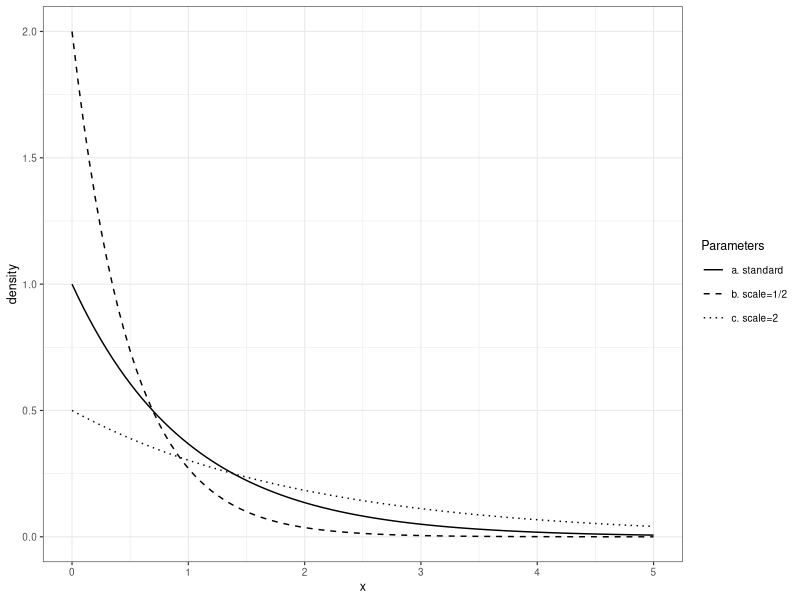
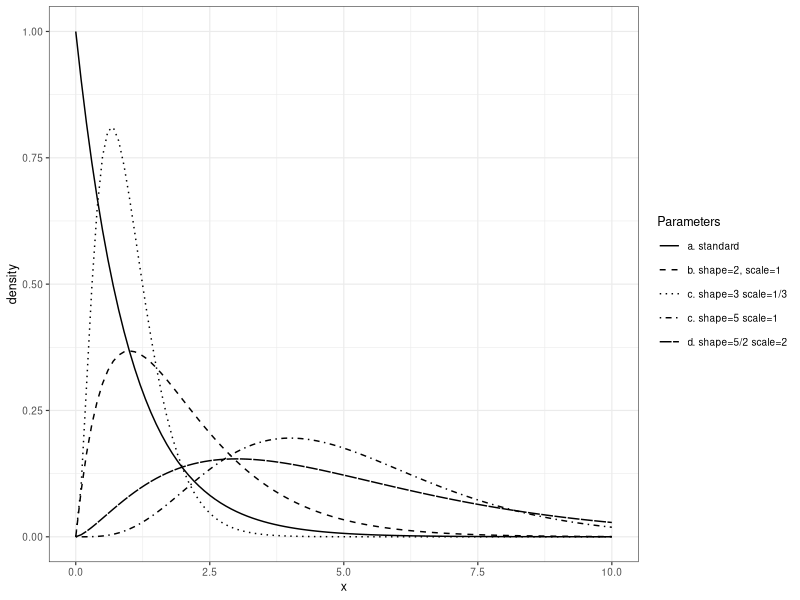
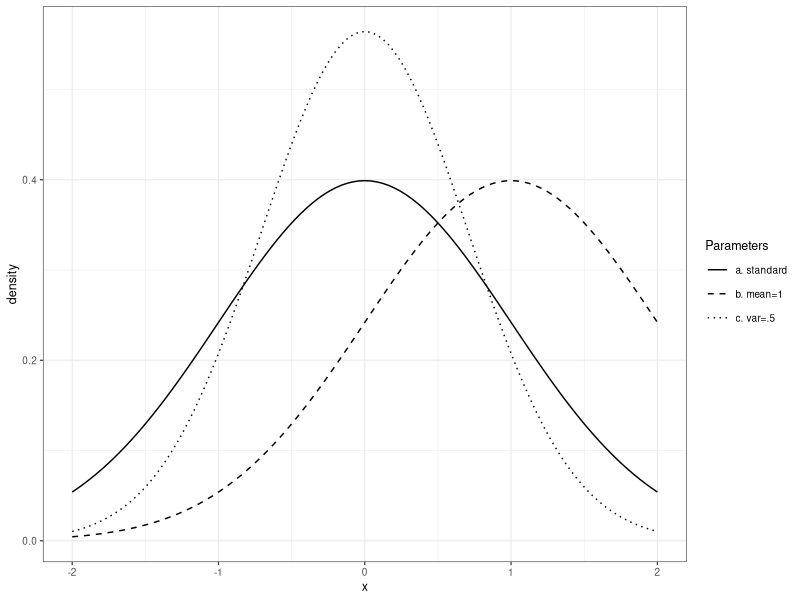

These charts were generated, in order, by the following R code:
## ---- chunk 1
# %%
require(tidyverse)
require(kableExtra)
old_theme <-theme_set(theme_bw(base_size=9, base_family = "Helvetica"))
# %%
## ---- chunk 2
# %%

p <- ggplot2::ggplot(data = tibble::tibble(x=seq(0, 5,by=0.01)),
                mapping= ggplot2::aes(x=x)) +
  ggplot2::scale_linetype_manual(values = c("solid", "dashed", "dotted"),
                                 guide = ggplot2::guide_legend(override.aes = list(
                        linetype = c("solid", "dashed", "dotted"),
                        title = "Parameters"))) +
  ggplot2::labs(linetype="Parameters") +
  ggplot2::xlab("x") +
  ggplot2::ylab("density") +
  ggplot2::xlim(xlim = c(0, 5)) +
  ggplot2::stat_function(fun=dexp, args = c(1),
                         ggplot2::aes(linetype="a. standard")) +
  ggplot2::stat_function(fun=dexp, args = c(2),  ggplot2::aes(linetype="b. scale=1/2")) +
  ggplot2::stat_function(fun=dexp, args = c(.5),
                         ggplot2::aes(linetype="c. scale=2"))


p
# %%
## ---- chunk 3
# %%

p <- ggplot2::ggplot(data = tibble::tibble(x=seq(0, 10, by=0.01)),
                mapping= ggplot2::aes(x=x)) +
  ggplot2::scale_linetype_manual(values = c("solid", "dashed", "dotted", "dotdash", "81"),
                                 guide = ggplot2::guide_legend(override.aes = list(
                        linetype = c("solid", "dashed", "dotted", "dotdash", "81"),
                        title = "Parameters"))) +
  ggplot2::labs(linetype="Parameters") +
  ggplot2::xlab("x") +
  ggplot2::ylab("density") +
  ggplot2::xlim(xlim = c(0, 10)) +
  ggplot2::stat_function(fun=dgamma, args = c(1, 1),
                         ggplot2::aes(linetype="a. standard")) +
  ggplot2::stat_function(fun=dgamma, args = c(2, 1),  ggplot2::aes(linetype="b. shape=2, scale=1")) +
  ggplot2::stat_function(fun=dgamma, args = c(3, 3),
                         ggplot2::aes(linetype="c. shape=3 scale=1/3")) +
  ggplot2::stat_function(fun=dgamma, args = c(5, 1),
                                                ggplot2::aes(linetype="c. shape=5 scale=1")) +
  ggplot2::stat_function(fun=dgamma, args = c(2.5,.5),
                         ggplot2::aes(linetype="d. shape=5/2 scale=2"))

p
# %%
## ---- chunk 4
# %%

p <- ggplot2::ggplot(data = tibble::tibble(x=seq(-5, 5,by=0.01)),
                mapping= ggplot2::aes(x=x)) +
  ggplot2::scale_linetype_manual(values = c("solid", "dashed", "dotted"),
                                 guide = ggplot2::guide_legend(override.aes = list(
                        linetype = c("solid", "dashed", "dotted"),
                        title = "Parameters"))) +
  ggplot2::labs(linetype="Parameters") +
  ggplot2::xlab("x") +
  ggplot2::ylab("density") +
  ggplot2::xlim(xlim = c(-2, 2)) +
  ggplot2::stat_function(fun=dnorm, args = c(0, 1),
                         ggplot2::aes(linetype="a. standard")) +
  ggplot2::stat_function(fun=dnorm, args = c(1, 1),  ggplot2::aes(linetype="b. mean=1")) +
  ggplot2::stat_function(fun=dnorm, args = c(0, sqrt(1/2)),
                         ggplot2::aes(linetype="c. var=.5"))

p
# %%
